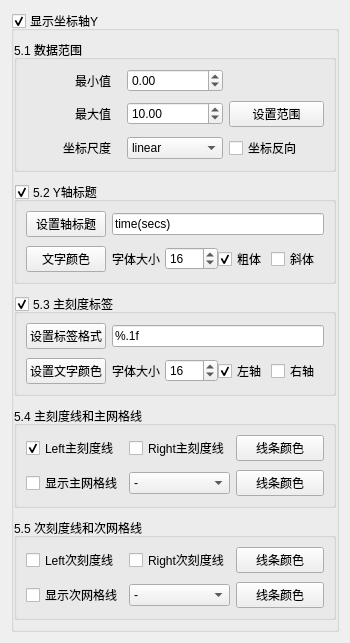
        <widget class="QWidget" name="scrollAreaWidgetContents_5">
         <property name="geometry">
          <rect>
           <x>0</x>
           <y>0</y>
           <width>350</width>
           <height>565</height>
          </rect>
         </property>
         <layout class="QVBoxLayout" name="verticalLayout_9">
          <item>
           <widget class="QGroupBox" name="groupBox_AxisY">
            <property name="title">
             <string>显示坐标轴Y</string>
            </property>
            <property name="flat">
             <bool>true</bool>
            </property>
            <property name="checkable">
             <bool>true</bool>
            </property>
            <layout class="QVBoxLayout" name="verticalLayout_7">
             <property name="spacing">
              <number>10</number>
             </property>
             <property name="leftMargin">
              <number>0</number>
             </property>
             <property name="rightMargin">
              <number>0</number>
             </property>
             <item>
              <widget class="QGroupBox" name="groupBoxY_Lim">
               <property name="title">
                <string>5.1 数据范围</string>
               </property>
               <layout class="QGridLayout" name="gridLayout_12">
                <property name="verticalSpacing">
                 <number>9</number>
                </property>
                <item row="0" column="0">
                 <widget class="QLabel" name="label_9">
                  <property name="text">
                   <string>最小值</string>
                  </property>
                  <property name="alignment">
                   <set>Qt::AlignRight|Qt::AlignTrailing|Qt::AlignVCenter</set>
                  </property>
                  <property name="indent">
                   <number>10</number>
                  </property>
                 </widget>
                </item>
                <item row="0" column="1">
                 <widget class="QDoubleSpinBox" name="spinAxisY_Min">
                  <property name="minimum">
                   <double>-1000.000000000000000</double>
                  </property>
                  <property name="maximum">
                   <double>1000.000000000000000</double>
                  </property>
                 </widget>
                </item>
                <item row="1" column="0">
                 <widget class="QLabel" name="label_21">
                  <property name="text">
                   <string>最大值</string>
                  </property>
                  <property name="alignment">
                   <set>Qt::AlignRight|Qt::AlignTrailing|Qt::AlignVCenter</set>
                  </property>
                  <property name="indent">
                   <number>10</number>
                  </property>
                 </widget>
                </item>
                <item row="1" column="1">
                 <widget class="QDoubleSpinBox" name="spinAxisY_Max">
                  <property name="minimum">
                   <double>-1000.000000000000000</double>
                  </property>
                  <property name="maximum">
                   <double>1000.000000000000000</double>
                  </property>
                  <property name="value">
                   <double>10.000000000000000</double>
                  </property>
                 </widget>
                </item>
                <item row="1" column="2">
                 <widget class="QPushButton" name="btnAxisY_setBound">
                  <property name="text">
                   <string>设置范围</string>
                  </property>
                 </widget>
                </item>
                <item row="2" column="1">
                 <widget class="QComboBox" name="comboAxisY_Scale">
                  <item>
                   <property name="text">
                    <string>linear</string>
                   </property>
                  </item>
                  <item>
                   <property name="text">
                    <string>log</string>
                   </property>
                  </item>
                  <item>
                   <property name="text">
                    <string>symlog</string>
                   </property>
                  </item>
                  <item>
                   <property name="text">
                    <string>logit</string>
                   </property>
                  </item>
                 </widget>
                </item>
                <item row="2" column="0">
                 <widget class="QLabel" name="label_27">
                  <property name="text">
                   <string>坐标尺度</string>
                  </property>
                  <property name="alignment">
                   <set>Qt::AlignRight|Qt::AlignTrailing|Qt::AlignVCenter</set>
                  </property>
                  <property name="indent">
                   <number>10</number>
                  </property>
                 </widget>
                </item>
                <item row="2" column="2">
                 <widget class="QCheckBox" name="chkBoxAxisY_Invert">
                  <property name="text">
                   <string>坐标反向</string>
                  </property>
                 </widget>
                </item>
               </layout>
              </widget>
             </item>
             <item>
              <widget class="QGroupBox" name="groupBox_AxisYLabel">
               <property name="title">
                <string>5.2 Y轴标题</string>
               </property>
               <property name="checkable">
                <bool>true</bool>
               </property>
               <layout class="QGridLayout" name="gridLayout_13">
                <property name="verticalSpacing">
                 <number>9</number>
                </property>
                <item row="0" column="0">
                 <widget class="QPushButton" name="btnAxisY_setLabel">
                  <property name="text">
                   <string>设置轴标题</string>
                  </property>
                 </widget>
                </item>
                <item row="0" column="1">
                 <widget class="QLineEdit" name="editAxisY_Label">
                  <property name="text">
                   <string>time(secs)</string>
                  </property>
                 </widget>
                </item>
                <item row="1" column="0">
                 <widget class="QPushButton" name="btnAxisY_LabelColor">
                  <property name="text">
                   <string>文字颜色</string>
                  </property>
                 </widget>
                </item>
                <item row="1" column="1">
                 <layout class="QHBoxLayout" name="horizontalLayout_8">
                  <item>
                   <widget class="QLabel" name="label_22">
                    <property name="text">
                     <string>字体大小</string>
                    </property>
                   </widget>
                  </item>
                  <item>
                   <widget class="QSpinBox" name="spinAxisY_LabelFontsize">
                    <property name="minimum">
                     <number>5</number>
                    </property>
                    <property name="maximum">
                     <number>100</number>
                    </property>
                    <property name="value">
                     <number>16</number>
                    </property>
                   </widget>
                  </item>
                  <item>
                   <widget class="QCheckBox" name="chkBoxAxisY_LabelBold">
                    <property name="text">
                     <string>粗体</string>
                    </property>
                    <property name="checked">
                     <bool>true</bool>
                    </property>
                   </widget>
                  </item>
                  <item>
                   <widget class="QCheckBox" name="chkBoxAxisY_LabelItalic">
                    <property name="text">
                     <string>斜体</string>
                    </property>
                   </widget>
                  </item>
                 </layout>
                </item>
               </layout>
              </widget>
             </item>
             <item>
              <widget class="QGroupBox" name="groupBoxAxisY_TickLabel">
               <property name="title">
                <string>5.3 主刻度标签</string>
               </property>
               <property name="checkable">
                <bool>true</bool>
               </property>
               <layout class="QGridLayout" name="gridLayout_14">
                <property name="verticalSpacing">
                 <number>9</number>
                </property>
                <item row="0" column="0">
                 <widget class="QPushButton" name="btnAxisY_TickLabFormat">
                  <property name="text">
                   <string>设置标签格式</string>
                  </property>
                 </widget>
                </item>
                <item row="0" column="1">
                 <widget class="QLineEdit" name="editAxisY_TickLabFormat">
                  <property name="text">
                   <string>%.1f</string>
                  </property>
                 </widget>
                </item>
                <item row="1" column="0">
                 <widget class="QPushButton" name="btnAxisY_TickLabColor">
                  <property name="text">
                   <string>设置文字颜色</string>
                  </property>
                 </widget>
                </item>
                <item row="1" column="1">
                 <layout class="QHBoxLayout" name="horizontalLayout_12">
                  <item>
                   <widget class="QLabel" name="label_23">
                    <property name="text">
                     <string>字体大小</string>
                    </property>
                   </widget>
                  </item>
                  <item>
                   <widget class="QSpinBox" name="spinAxisY_TickLabelFontsize">
                    <property name="minimum">
                     <number>5</number>
                    </property>
                    <property name="maximum">
                     <number>100</number>
                    </property>
                    <property name="value">
                     <number>16</number>
                    </property>
                   </widget>
                  </item>
                  <item>
                   <widget class="QCheckBox" name="chkBoxAxisY_TickLabLeft">
                    <property name="text">
                     <string>左轴</string>
                    </property>
                    <property name="checked">
                     <bool>true</bool>
                    </property>
                   </widget>
                  </item>
                  <item>
                   <widget class="QCheckBox" name="chkBoxAxisY_TickLabRight">
                    <property name="text">
                     <string>右轴</string>
                    </property>
                   </widget>
                  </item>
                 </layout>
                </item>
               </layout>
              </widget>
             </item>
             <item>
              <widget class="QGroupBox" name="gBoxAxisY_majorTickGrid">
               <property name="title">
                <string>5.4 主刻度线和主网格线</string>
               </property>
               <property name="checkable">
                <bool>false</bool>
               </property>
               <layout class="QGridLayout" name="gridLayout_15">
                <property name="verticalSpacing">
                 <number>9</number>
                </property>
                <item row="0" column="0">
                 <widget class="QCheckBox" name="chkBoxY_majorTickLeft">
                  <property name="text">
                   <string>Left主刻度线</string>
                  </property>
                  <property name="checked">
                   <bool>true</bool>
                  </property>
                 </widget>
                </item>
                <item row="1" column="0">
                 <widget class="QCheckBox" name="chkBoxY_majorGrid">
                  <property name="text">
                   <string>显示主网格线</string>
                  </property>
                 </widget>
                </item>
                <item row="0" column="3">
                 <widget class="QPushButton" name="btnLineColorY_majorTick">
                  <property name="text">
                   <string>线条颜色</string>
                  </property>
                 </widget>
                </item>
                <item row="1" column="3">
                 <widget class="QPushButton" name="btnLineColorY_majorGrid">
                  <property name="enabled">
                   <bool>true</bool>
                  </property>
                  <property name="text">
                   <string>线条颜色</string>
                  </property>
                 </widget>
                </item>
                <item row="1" column="1">
                 <widget class="QComboBox" name="comboLineStyle_YmajorGrid">
                  <property name="enabled">
                   <bool>true</bool>
                  </property>
                  <item>
                   <property name="text">
                    <string>-</string>
                   </property>
                  </item>
                  <item>
                   <property name="text">
                    <string>--</string>
                   </property>
                  </item>
                  <item>
                   <property name="text">
                    <string>-.</string>
                   </property>
                  </item>
                  <item>
                   <property name="text">
                    <string>:</string>
                   </property>
                  </item>
                  <item>
                   <property name="text">
                    <string>None</string>
                   </property>
                  </item>
                 </widget>
                </item>
                <item row="0" column="1">
                 <widget class="QCheckBox" name="chkBoxY_majorTickRight">
                  <property name="text">
                   <string>Right主刻度线</string>
                  </property>
                 </widget>
                </item>
               </layout>
              </widget>
             </item>
             <item>
              <widget class="QGroupBox" name="gBoxAxisY_minorTickGrid">
               <property name="title">
                <string>5.5 次刻度线和次网格线</string>
               </property>
               <property name="checkable">
                <bool>false</bool>
               </property>
               <layout class="QGridLayout" name="gridLayout_16">
                <property name="verticalSpacing">
                 <number>9</number>
                </property>
                <item row="0" column="0">
                 <widget class="QCheckBox" name="chkBoxY_minorTickLeft">
                  <property name="text">
                   <string>Left次刻度线</string>
                  </property>
                 </widget>
                </item>
                <item row="1" column="0">
                 <widget class="QCheckBox" name="chkBoxY_minorGrid">
                  <property name="text">
                   <string>显示次网格线</string>
                  </property>
                 </widget>
                </item>
                <item row="0" column="3">
                 <widget class="QPushButton" name="btnLineColorY_minorTick">
                  <property name="enabled">
                   <bool>true</bool>
                  </property>
                  <property name="text">
                   <string>线条颜色</string>
                  </property>
                 </widget>
                </item>
                <item row="1" column="3">
                 <widget class="QPushButton" name="btnLineColorY_minorGrid">
                  <property name="enabled">
                   <bool>true</bool>
                  </property>
                  <property name="text">
                   <string>线条颜色</string>
                  </property>
                 </widget>
                </item>
                <item row="1" column="1">
                 <widget class="QComboBox" name="comboLineStyle_YminorGrid">
                  <property name="enabled">
                   <bool>true</bool>
                  </property>
                  <item>
                   <property name="text">
                    <string>-</string>
                   </property>
                  </item>
                  <item>
                   <property name="text">
                    <string>--</string>
                   </property>
                  </item>
                  <item>
                   <property name="text">
                    <string>-.</string>
                   </property>
                  </item>
                  <item>
                   <property name="text">
                    <string>:</string>
                   </property>
                  </item>
                  <item>
                   <property name="text">
                    <string>None</string>
                   </property>
                  </item>
                 </widget>
                </item>
                <item row="0" column="1">
                 <widget class="QCheckBox" name="chkBoxY_minorTickRight">
                  <property name="text">
                   <string>Right次刻度线</string>
                  </property>
                 </widget>
                </item>
               </layout>
              </widget>
             </item>
             <item>
              <spacer name="verticalSpacer_5">
               <property name="orientation">
                <enum>Qt::Vertical</enum>
               </property>
               <property name="sizeHint" stdset="0">
                <size>
                 <width>20</width>
                 <height>97</height>
                </size>
               </property>
              </spacer>
             </item>
            </layout>
           </widget>
          </item>
         </layout>
        </widget>
